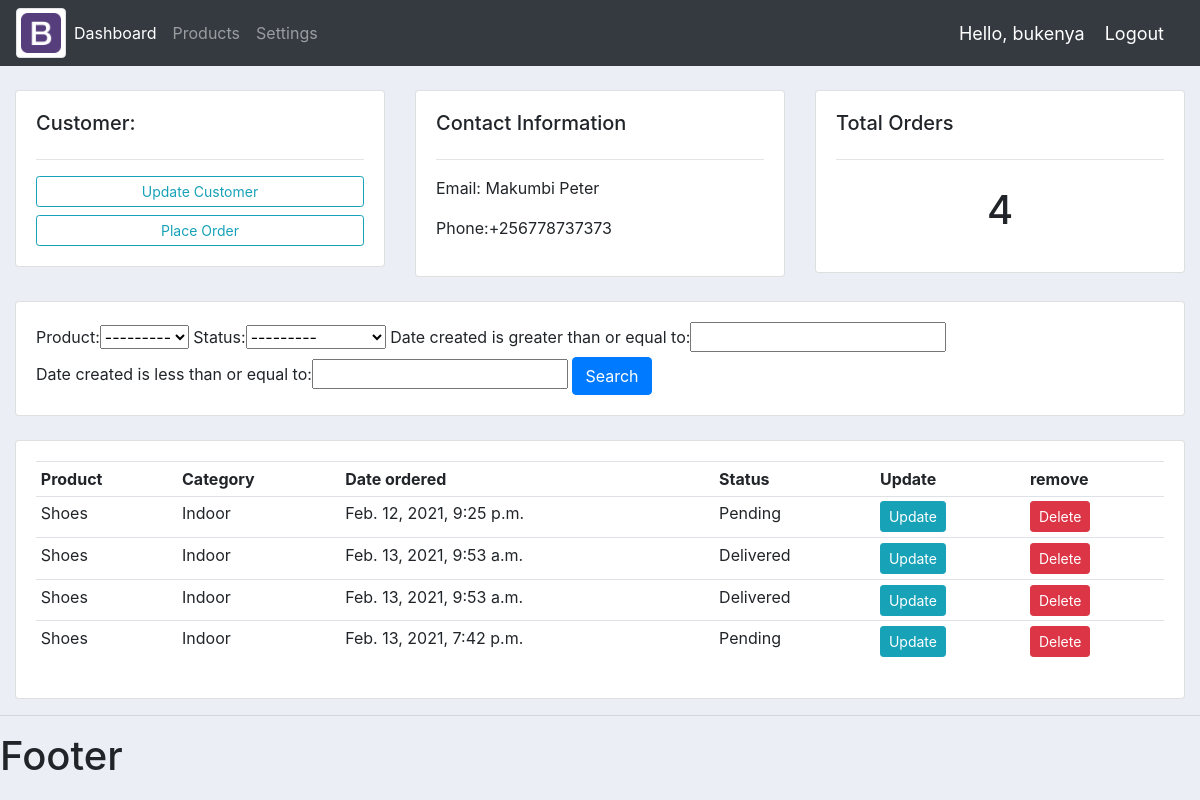
/customers/2/ (signed in), run on the app's committed database.
### accounts/models.py (models this page shows, shortened)
class Customer(models.Model):
	name = models.CharField(max_length=200, null=True)
	phone = models.CharField(max_length=200, null=True)
	email = models.CharField(max_length=200, null=True)
	date_created = models.DateTimeField(auto_now_add=True, null=True)

class Order(models.Model):
	customer = models.ForeignKey(Customer, null=True, on_delete=models.SET_NULL)
	product  = models.ForeignKey(Product, null=True, on_delete=models.SET_NULL)
	date_created = models.DateTimeField(auto_now_add=True)
	status = models.CharField(max_length=200, null=True, choices=STATUS)

class Product(models.Model):
	name = models.CharField(max_length=200, null=True)
	price = models.FloatField(null=True)
	category = models.CharField(max_length=200, null=True, choices=CATEGORY)
	description = models.TextField(null=True)
	date_created = models.DateTimeField(auto_now_add=True)
	tags = models.ManyToManyField(Tag)
	def __str__(self):
		return self.name

### accounts/views.py (the view)
# urls.py: path('customers/<int:pk>/', customer, name="customer"),
@login_required()
def customer(request, pk):
	customer = Customer.objects.get(id=pk)
	orders = customer.order_set.all()
	total_orders = orders.count()
	myFilter = OrderFilter(request.GET, queryset=orders)
	orders = myFilter.qs
	context = {
		'customer':customer,
		'orders':orders,
		'total_orders':total_orders,
		'myFilter':myFilter,
	}
	return render(request, 'accounts/customer.html',context)

### accounts/templates/accounts/customer.html
{% extends 'base.html' %}
{% block content %}
<br>
<div class="row">
	<div class="col-md">
		<div class="card card-body">
			<h5>Customer:</h5>
			<hr>
			<a class="btn btn-outline-info btn-sm btn-block" href="#">Update Customer</a>
			<a class="btn btn-outline-info btn-sm btn-block" href="{% url 'accounts:create_order' customer.id %}">Place Order</a>
		</div>
	</div>
	<div class="col-md">
		<div class="card card-body">
			<h5>Contact Information</h5>
			<hr>
			<p>Email: {{customer.name}}</p>
			<p>Phone:{{customer.phone}}</p>
		</div>
	</div>
	<div class="col-md">
		<div class="card card-body">
			<h5>Total Orders</h5>
			<hr>
			<h1 style="text-align: center;padding: 10px;">{{total_orders}}</h1>
		</div>
	</div>
</div>
<br>
<div class="row">
	<div class="col-md-12">
		<div class="card card-body">
			<form method="get">
				{{myFilter.form}}
				<button class="btn btn-primary" type="submit">Search</button>
			</form>
		</div>
	</div>
</div>
<br>
<div class="row">
	<div class="col-md">
		<div class="card card-body">
			<table class="table table-sm">
				<tr>
					<th>Product</th>
					<th>Category</th>
					<th>Date ordered</th>
					<th>Status</th>
					<th>Update</th>
					<th>remove</th>
				</tr>
					{% for order in orders %}
					<tr>
						<td>{{order.product}}</td>
						<td>{{order.product.category}}</td>
						<td>{{order.date_created}}</td>
						<td>{{order.status}}</td>
						<td><a class="btn btn-sm btn-info" href="" >Update</a></td>
							<td><a class="btn btn-sm btn-danger" href="">Delete</a></td>
					</tr>
					{% endfor %}
			</table>
		</div>
	</div>
</div>
{% endblock %}

### accounts/templates/accounts/navbar.html (shortened to what this page needs)
{% load static %}
<nav class="navbar navbar-expand-lg navbar-dark bg-dark">
  <img class="img-fluid img-thumbnail rounded mx-auto d-block" height="60px" width="50px"  alt="Responsive image" src="{% static 'images/logo.png'%}">
  <div class="collapse navbar-collapse" id="navbarNavAltMarkup">
    <div class="navbar-nav">
      <a class="nav-item nav-link active" href="{% url 'accounts:home' %}">Dashboard</a>
      <a class="nav-item nav-link" href="{% url 'accounts:products' %}">Products</a>
        <a class="nav-item nav-link" href="#">Settings</a>
    </div>
  </div>
  <span class="hello-msg">Hello, {{request.user}}</span>
  <span><a class="hello-msg" href="{% url 'accounts:logout' %}">Logout</a></span>
</nav>

### static/css/main.css (style rules this page uses)
body { background-color: #ebeff5; }

### accounts/templates/accounts/navbar.html (style rules this page uses)
.hello-msg { font-size: 18px; color: #fff; margin-right: 20px; }

### data on the page
Customer: name "Makumbi Peter", phone "+256778737373"
Order: product "Shoes", product.category "Indoor", date_created "Feb. 12, 2021, 9:25 p.m.", status "Pending"
Order: product "Shoes", product.category "Indoor", date_created "Feb. 13, 2021, 9:53 a.m.", status "Delivered"
Order: product "Shoes", product.category "Indoor", date_created "Feb. 13, 2021, 9:53 a.m.", status "Delivered"
Order: product "Shoes", product.category "Indoor", date_created "Feb. 13, 2021, 7:42 p.m.", status "Pending"

### other printed values
{{ request.user }} "bukenya"
{{ total_orders }} "4"
